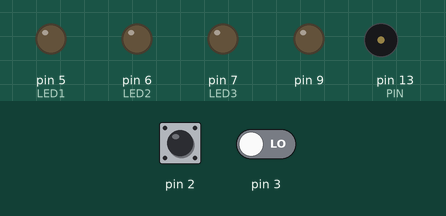
Simulated run of this sketch. Board: Arduino Uno, built with avr-gcc and run on an emulated ATmega328P. On the bench: output pins drawn as LEDs (lit = HIGH), buzzer (waves = sounding). Dashed ring = blinking. The inputs (shaded band) are chosen by the test bench; at power-on: pin 3 LOW, pin 2 LOW.

Above: at 1.2 s.
1.3 s: pin 3 driven HIGH
At 2.0 s:
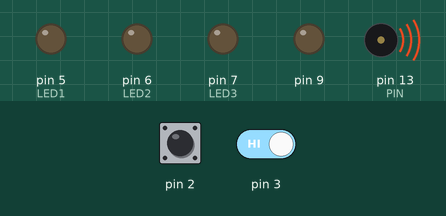
4.3 s: pin 2 driven HIGH
At 7.2 s:
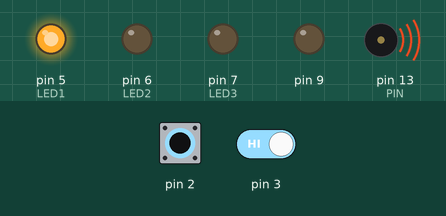
7.3 s: pin 2 pulsed LOW 2 times (0.12 s each, 0.3 s apart)
At 10.7 s:
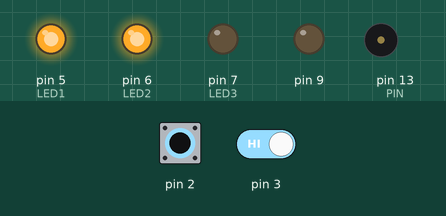
10.9 s: pin 2 pulsed LOW 5 times (0.12 s each, 0.3 s apart)
At 14.48 s:
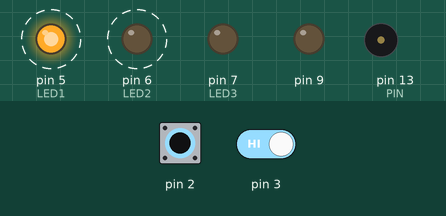
Timing chart, 0 to 16.4 s (numbered marks = the images above; inputs shaded):
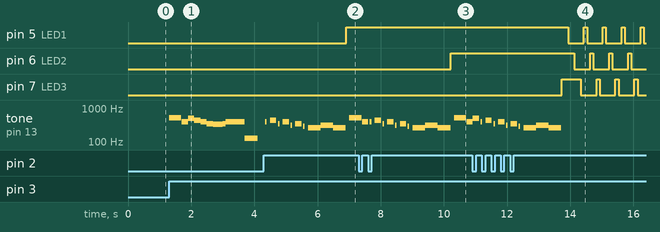

Measured:
- after the input at 1.3 s, tone on pin 13 (PIN): plays 523 Hz for 0.37 s, 392 Hz for 0.20 s, 494 Hz for 0.20 s, 440 Hz for 0.20 s, 392 Hz for 0.20 s, 349 Hz for 0.20 s … (10 notes in this stretch), starting at once
- after the input at 4.3 s, pin 5 (LED1): LOW → HIGH after 2.6 s
- after the input at 7.3 s, pin 6 (LED2): LOW → HIGH after 2.9 s
- after the input at 10.9 s, pin 5 (LED1): alternates HIGH for 0.10 s and LOW for 0.50 s, starting after 3.0 s; pin 6 (LED2): alternates HIGH for 0.10 s and LOW for 0.50 s, starting after 3.2 s; pin 7 (LED3): LOW → HIGH after 2.8 s, then repeats every 0.60 s: LOW 0.50 s, HIGH 0.10 s

The sketch:

irairabou_sab.ino
```cpp
  #define PIN 13
  unsigned char spk=0;
  unsigned char spk1=0;//スピーカー初期化
  void sw_spk(void);
  void sw_spk1(void);
  int hu=0,stop1=0,start=0,a=0,KILL1=0;
void setup() {
  //イライラ棒制御
  pinMode(2,INPUT);//イライラ棒の当たった時の判定
  pinMode(3,INPUT);//開始用スイッチ
  pinMode(9,OUTPUT);//予備
  //BGM
  pinMode(5,OUTPUT);//LED1
  pinMode(6,OUTPUT);//LED2
  pinMode(7,OUTPUT);//LED3
  attachInterrupt(digitalPinToInterrupt(2),sw_spk,RISING);
  attachInterrupt(digitalPinToInterrupt(3),sw_spk1,RISING);

}

void loop() {
     int l,y;
     int BGM1[]={/*1*/523,523,523,0,392,494,440,392,349,330,349,392,392,131,131,0,/*1*/523,523,523,0,392,494,440,392,349,330,349,392,392,131,131,0,/*2*/523,523,523,587,659,587,523,659,587,523,659,587,523,/*1*/523,523,523,0,392,494,440,392,349,330,349,392,392,0,/*3*/415,494,677,659,587,0,500,0,523,659,587,523,392,494,440,392,440,392,0};
     int T[]={/*1*/300,50,20,30,200,200,200,200,200,300,100,200,400,200,200,200,/*1*/300,50,20,30,200,200,200,200,200,300,100,200,400,200,200,200,/*2*/300,50,200,200,200,200,400,100,100,300,200,200,400,/*1*/300,50,20,30,200,200,200,200,200,300,100,200,400,200,/*3*/1000,200,200,300,200,100,400,200,800,200,200,200,200,200,200,200,200,200,400};
     int BGM2[]={466,0,392,0,440,0,349,0,392,0,311,0,349,0,294,0,262,311,262,0};
     int T1[]={200,50,50,100,200,50,50,100,200,50,50,100,200,50,50,100,400,400,400,10};
     int test[]={77,19};
  if(start==1)
  {
     while(a<=test[hu])
     {
      if(hu==0){//通常
      tone(PIN,BGM1[a],T[a]);
      delay(T[a]);

      }else{//死んだ
      tone(PIN,BGM2[a],T1[a]);
      delay(T1[a]);
      }
      a++;
    }
    if(hu==1)
    {
      digitalWrite(5+KILL1,HIGH);
      delay(100);
      a=0;
      KILL1++;
      stop1=0;
      hu=0;
    }
  if(KILL1>=3)
  {
      start=0;
    //点滅5回
    for(l=0;l<=5;l++){
      for(y=0;y<=2;y++){
        digitalWrite(5+y,HIGH);
        delay(100);
        digitalWrite(5+y,LOW);
        delay(100);
       }
     }
    a=0;start=0;hu=1;KILL1=0;stop1==0;
   }
  }
}


void sw_spk(void){
  if(stop1==0 && start==1){
  hu=1;
  stop1=1;
  a=0;
  }
}
void sw_spk1(void){
  if(stop1==0){
  start=1;
  a=0;
  KILL1=0;
  }
}
```
